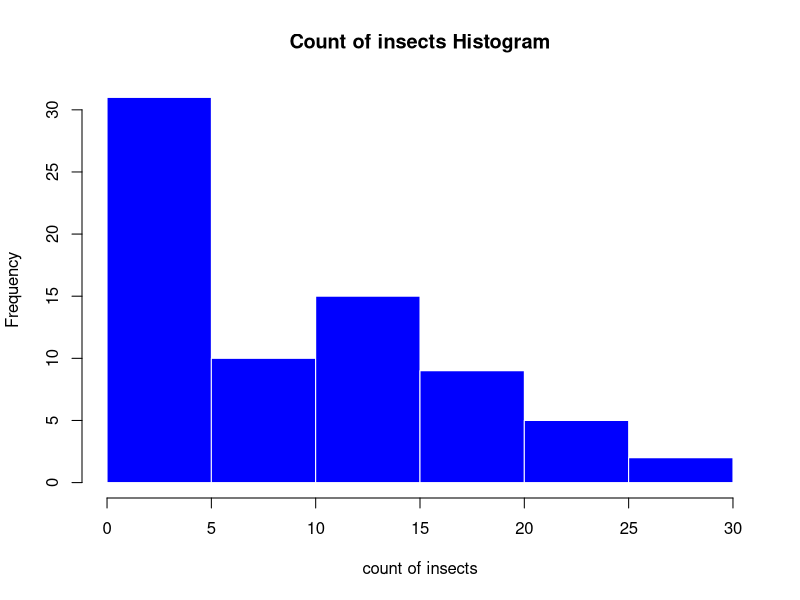
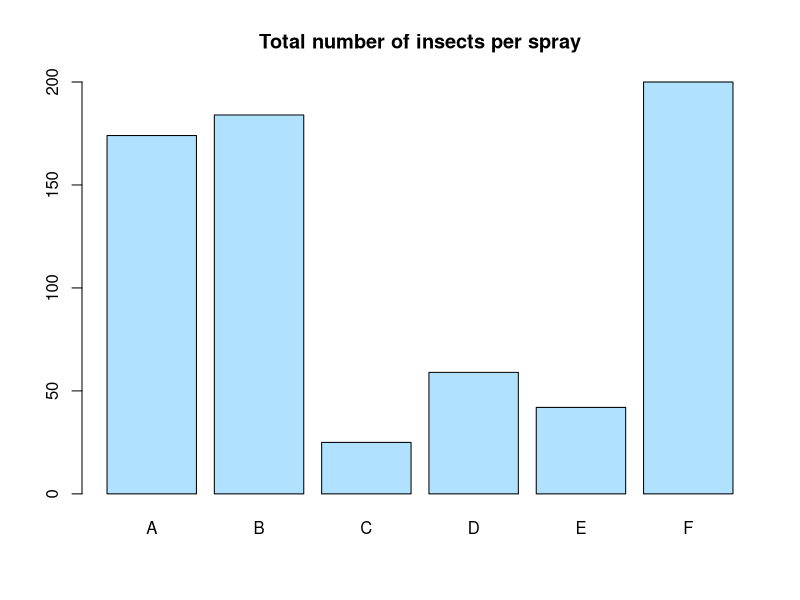

These figures' R source, in order:
#a ----
InsectSprays

hist(InsectSprays$count,
     xlab="count of insects",
     main="Count of insects Histogram",
     col="blue",
     border="white")
#b ----
sumofinsects<-tapply(InsectSprays$count,InsectSprays$spray,sum)

barplot(sumofinsects,
        main="Total number of insects per spray",
        names.arg = names(sumofinsects),
        col="lightskyblue1",
        border="black"
)
